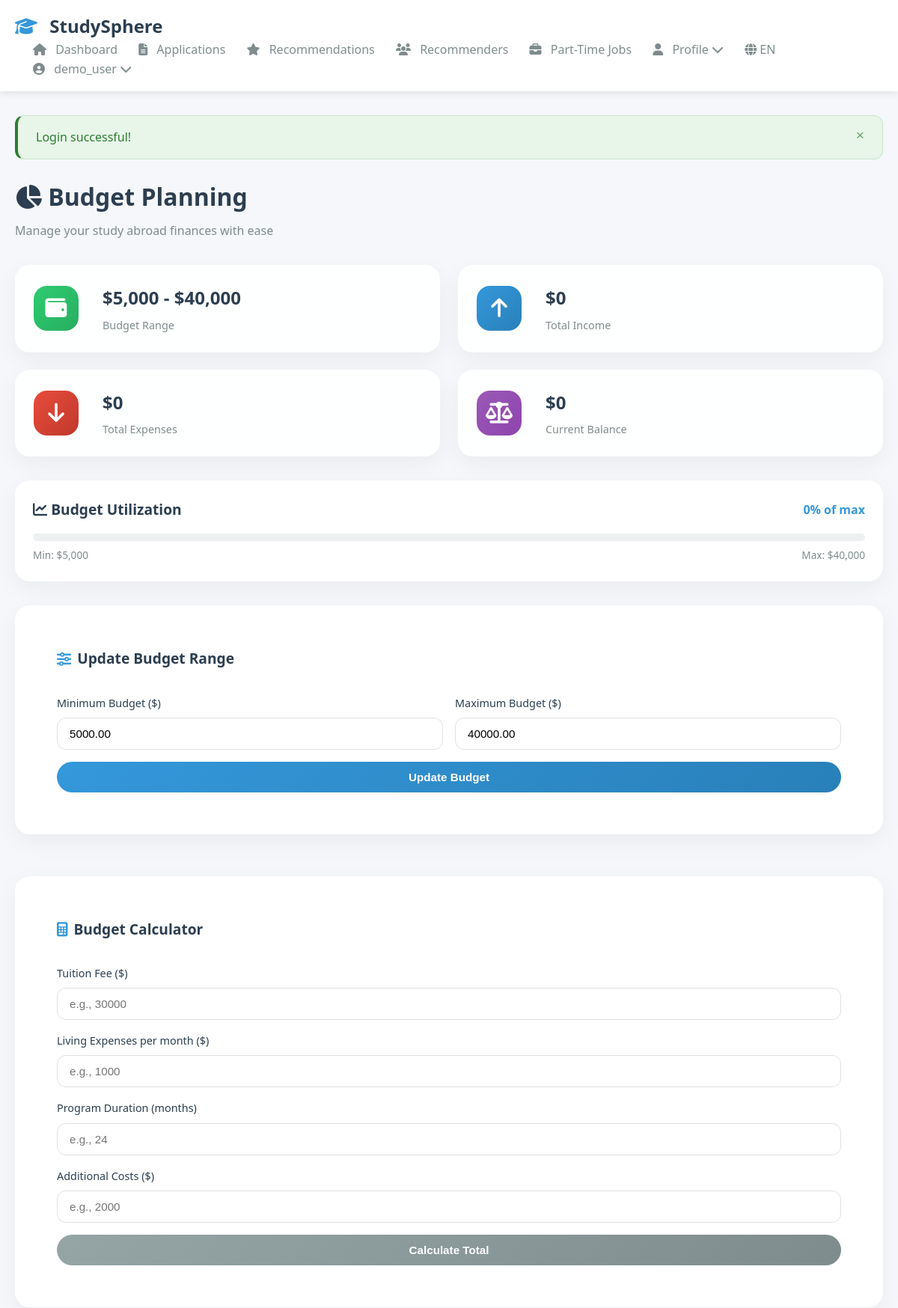
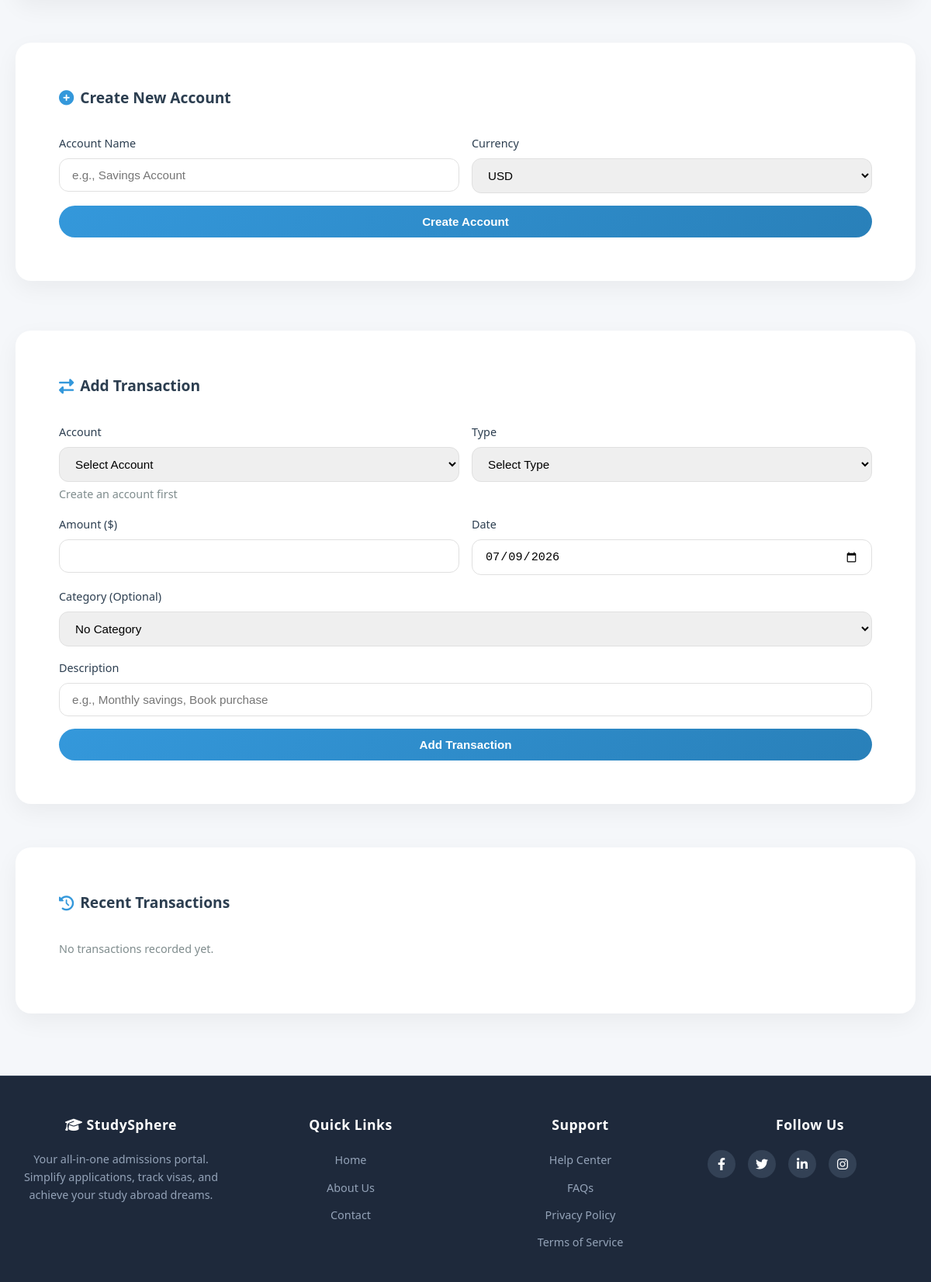
Page /public/student/budget_planning.php (signed in, upper part) on the committed database (2 pictures, top to bottom).
### tables this page shows
CREATE TABLE users (
  user_id INT UNSIGNED NOT NULL AUTO_INCREMENT PRIMARY KEY,
  username VARCHAR(50) NOT NULL UNIQUE,
  email VARCHAR(255) NOT NULL UNIQUE,
  password_hash VARCHAR(255) NOT NULL,
  default_role_id INT UNSIGNED NOT NULL DEFAULT 1,
  is_verified TINYINT(1) NOT NULL DEFAULT 0,
  is_disabled TINYINT(1) NOT NULL DEFAULT 0,
  preferred_language VARCHAR(10) DEFAULT 'en',
  last_login_at DATETIME NULL,
  created_at DATETIME NOT NULL DEFAULT CURRENT_TIMESTAMP,
  updated_at DATETIME NOT NULL DEFAULT CURRENT_TIMESTAMP ON UPDATE CURRENT_TIMESTAMP,
  deleted_at DATETIME NULL,
  FOREIGN KEY (default_role_id) REFERENCES roles(role_id) ON DELETE RESTRICT,
  KEY idx_users_email (email),
  KEY idx_users_username (username)
);

CREATE TABLE students (
  student_id INT UNSIGNED NOT NULL AUTO_INCREMENT PRIMARY KEY,
  user_id INT UNSIGNED NOT NULL UNIQUE,
  degree_level_id INT UNSIGNED NOT NULL,
  country_from CHAR(2) NULL,
  budget_min DECIMAL(12,2) NULL,
  budget_max DECIMAL(12,2) NULL,
  subject_area_id INT UNSIGNED NULL,
  part_time_needed TINYINT(1) DEFAULT 0,
  scholarship_needed TINYINT(1) DEFAULT 0,
  preferred_job_type VARCHAR(255) NULL,
  created_at DATETIME NOT NULL DEFAULT CURRENT_TIMESTAMP,
  updated_at DATETIME NOT NULL DEFAULT CURRENT_TIMESTAMP ON UPDATE CURRENT_TIMESTAMP,
  created_by INT UNSIGNED NULL,
  updated_by INT UNSIGNED NULL,
  FOREIGN KEY (user_id) REFERENCES users(user_id) ON DELETE CASCADE,
  FOREIGN KEY (degree_level_id) REFERENCES degree_levels(degree_level_id) ON DELETE RESTRICT,
  FOREIGN KEY (country_from) REFERENCES countries(iso2) ON DELETE SET NULL,
  FOREIGN KEY (subject_area_id) REFERENCES subjects(subject_id) ON DELETE SET NULL,
  FOREIGN KEY (created_by) REFERENCES users(user_id) ON DELETE SET NULL,
  FOREIGN KEY (updated_by) REFERENCES users(user_id) ON DELETE SET NULL,
  KEY idx_students_user (user_id),
  KEY idx_students_degree (degree_level_id),
  KEY idx_students_subject (subject_area_id)
);

### public/student/budget_planning.php (the view, shortened to what the rows shown need)
<?php
require_once '../../app/includes/init.php';
require_once '../../app/templates/header.php';
$auth = new Auth();
$student_id = $auth->getStudentId();
$db = new Database();
$student = $db->fetchOne("SELECT * FROM students WHERE student_id = ?", [$student_id]);
$expense_total = 0;
?>
<div class="page-header">
    <h1><i class="fas fa-chart-pie"></i> Budget Planning</h1>
</div>
<div class="overview-cards">
    <div class="stat-card glass">
        <div class="stat-content">
            <h3>$<?php echo number_format($student['budget_min'] ?? 0); ?> - $<?php echo number_format($student['budget_max'] ?? 0); ?></h3>
            <p>Budget Range</p>
        </div>
    </div>
</div>
<?php if (($student['budget_max'] ?? 0) > 0): ?>
<div class="utilization-card">
    <div class="utilization-header">
        <h3><i class="fas fa-chart-line"></i> Budget Utilization</h3>
        <span><?php echo round(($expense_total / $student['budget_max']) * 100, 1); ?>% of max</span>
    </div>
    <div class="progress-bar">
    </div>
    <div class="utilization-labels">
        <span>Min: $<?php echo number_format($student['budget_min'] ?? 0); ?></span>
        <span>Max: $<?php echo number_format($student['budget_max'] ?? 0); ?></span>
    </div>
</div>
<?php endif; ?>
<div class="budget-grid">
    <div class="budget-column">
        <div class="card modern-card">
            <div class="card-body">
                <form method="POST" action="">
                    <div class="form-row">
                        <div class="form-group">
                            <label>Minimum Budget ($)</label>
                            <input type="number" name="budget_min" min="0" step="any"
                                   value="<?php echo $student['budget_min'] ?? ''; ?>" required>
                        </div>
                        <div class="form-group">
                            <label>Maximum Budget ($)</label>
                            <input type="number" name="budget_max" min="0" step="any"
                                   value="<?php echo $student['budget_max'] ?? ''; ?>" required>
                        </div>
                    </div>
                </form>
            </div>
        </div>
    </div>
</div>
<?php require_once '../../app/templates/footer.php'; ?>

### app/templates/header.php (shortened to what the rows shown need)
<?php
$current_user = isset($_SESSION['user_id']) ? (new Auth())->getCurrentUser() : null;
?>
<!DOCTYPE html>
<html lang="en">
<head>
    <link rel="stylesheet" href="/studysphere/public/assets/css/main.css">
    <link rel="stylesheet" href="https://cdnjs.cloudflare.com/ajax/libs/font-awesome/6.4.0/css/all.min.css">
</head>
<body>
    <nav class="navbar">
        <div class="container">
            <div class="nav-menu" id="navMenu">
                <?php if (isset($_SESSION['user_id'])): ?>
                    <?php if ($_SESSION['role'] == 'student'): ?>
                        <a href="/studysphere/public/student/dashboard.php" class="nav-link">
                            <i class="fas fa-home"></i> <span class="nav-text">Dashboard</span>
                        </a>
                        <a href="/studysphere/public/student/applications.php" class="nav-link">
                            <i class="fas fa-file-alt"></i> <span class="nav-text">Applications</span>
                        </a>
                        <a href="/studysphere/public/student/program_recommendations.php" class="nav-link">
                            <i class="fas fa-star"></i> <span class="nav-text">Recommendations</span>
                        </a>
                        <a href="/studysphere/public/student/recommenders.php" class="nav-link">
                        <i class="fas fa-users"></i> <span class="nav-text">Recommenders</span>
                        </a>
                        <a href="/studysphere/public/student/jobs.php" class="nav-link">
                        <i class="fas fa-briefcase"></i> <span class="nav-text">Part-Time Jobs</span>
                        </a>
                        <div class="nav-dropdown">
                        <a href="#" class="nav-link dropdown-toggle">
                            <i class="fas fa-user"></i> <span class="nav-text">Profile</span> <i class="fas fa-chevron-down"></i>
                        </a>
                    </div>
                    <?php endif; ?>
                    <div class="nav-dropdown lang-switcher">
    <a href="#" class="nav-link dropdown-toggle">
        <i class="fas fa-globe"></i> <?= strtoupper(Lang::getInstance()->getCurrentLang()) ?>
    </a>
</div>
                    <div class="nav-dropdown user-dropdown">
                        <a href="#" class="nav-link dropdown-toggle">
                            <i class="fas fa-user-circle"></i>
                            <span class="nav-text">
                                <?php
                                if ($current_user && !empty($current_user['first_name'])) {
                                    echo htmlspecialchars($current_user['first_name']);
                                } else {
                                    echo htmlspecialchars($_SESSION['username']);
                                }
                                ?>
                            </span>
                            <i class="fas fa-chevron-down"></i>
                        </a>
                    </div>
<?php endif; ?>
            </div>
        </div>
    </nav>
    <div class="container">

### rows in the picture
users: preferred_language "EN"
students: budget_min "5,000", budget_max "40,000", ($expense_total/$student['budget_max'])*100 "0", budget_min "5000.00", budget_max "40000.00"

### other values in the picture
$_SESSION['username'] "demo_user"
$flash['message'] "Login successful!"
$income_total "0"
$expense_total "0"
$balance "0"
